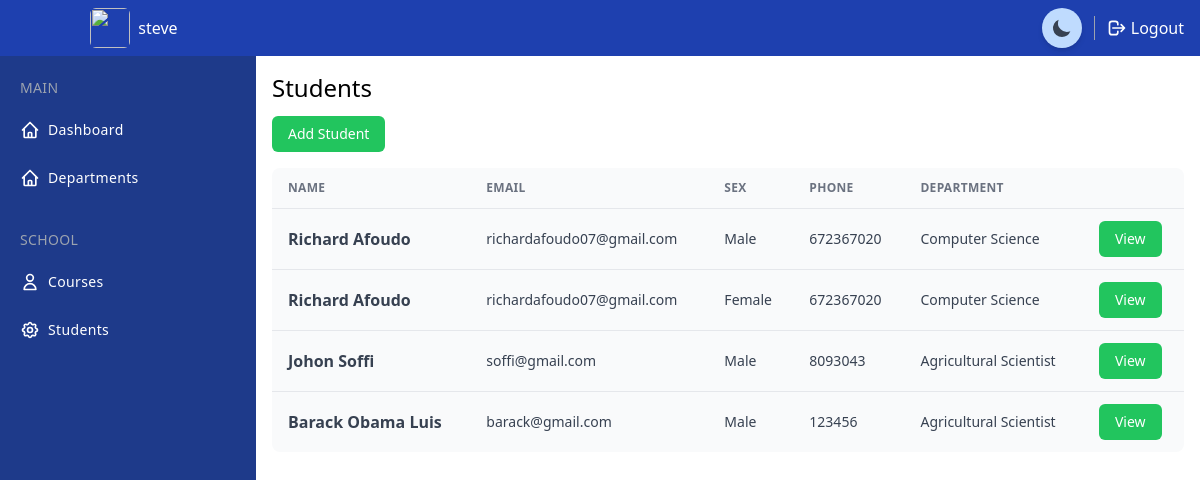
/students/ (signed in), run on an earlier commit of the app's database.
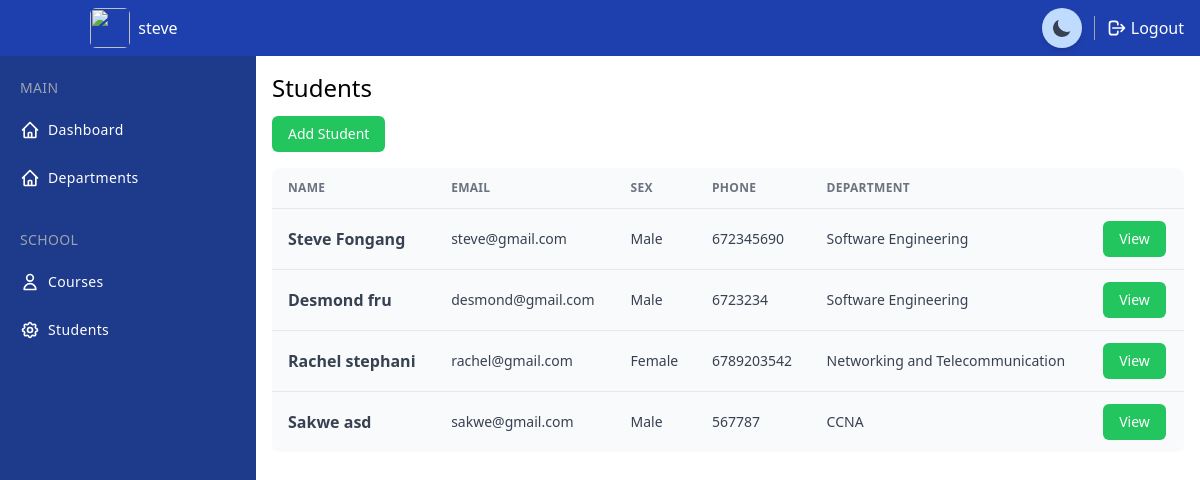
And on a later commit of the database.
### project/models.py (models this page shows, shortened)
class Student(models.Model):
    SEX = (
        ("Male", "Male"),
        ('Female', "Female"),
    )
    department = models.ForeignKey(Department, on_delete=models.SET_NULL, null=True)
    firstname = models.CharField(max_length=200)
    lastname = models.CharField(max_length=200)
    phone = models.CharField(max_length=200)
    sex = models.CharField(max_length=200, choices=SEX)
    email = models.CharField(max_length=200)
    date_created = models.DateTimeField(auto_now_add=True)
    profile_pic = models.ImageField(null=True, blank=True, upload_to='students')
    courses = models.ManyToManyField(Course)

class Department(models.Model):
    name = models.CharField(max_length=200)
    short_name = models.CharField(max_length=200, unique=True)

### project/decorators.py (the view)
        def wrapper_func(request, *args, **kwargs):
            user = None
            if request.user.is_staff:
                user = 'staff'
            else :
                user = 'student'
            print(user)
            if user in allowed_roles:
                return view_func(request,*args, **kwargs)
            else:
                return HttpResponse('You are not authorized to view this page')

### project/views.py (called while the page is built)
@login_required()
@allowed_users(allowed_roles=['staff'])
def students(request):
    students = Student.objects.all()
    context = {
        'students': students
    }
    return render(request, 'project/students.html', context)

### project/templates/project/students.html
{% extends 'project/main.html' %}
{% block content %}
<div class="h-full ml-14 mt-14 mb-10 md:ml-64">
    <div class="mt-4 mx-4">
        <h2 class="text-lg md:text-2xl font-medium">Students</h2>
        <div class="mb-3 mt-3">
            <a href="{% url 'add_student' %}" class="inline-block px-4 py-2 rounded-md bg-green-500 text-sm text-white">Add Student</a>
        </div>
    </div>
    <div class="mt-4 mx-4">
        <div class="w-full overflow-hidden rounded-lg shadow-xs">
            <div class="w-full overflow-x-auto">
                <table class="w-full">
                    <thead>
                        <tr
                            class="text-xs font-semibold tracking-wide text-left text-gray-500 uppercase border-b dark:border-gray-700 bg-gray-50 dark:text-gray-400 dark:bg-gray-800">
                            <th class="px-4 py-3">Name</th>
                            <th class="px-4 py-3">Email</th>
                            <th class="px-4 py-3">Sex</th>
                            <th class="px-4 py-3">Phone</th>
                            <th class="px-4 py-3">Department</th>
                            <th class="px-4 py-3"></th>
                        </tr>
                    </thead>
                    <tbody class="bg-white divide-y dark:divide-gray-700 dark:bg-gray-800">
                        {% for student in students %}
                            <tr
                                class="bg-gray-50 dark:bg-gray-800 hover:bg-gray-100 dark:hover:bg-gray-900 text-gray-700 dark:text-gray-400">
                                <td class="px-4 py-3 font-semibold">{{student.firstname}} {{student.lastname}}</td>
                                <td class="px-4 py-3 text-sm">{{student.email}}</td>
                                <td class="px-4 py-3 text-sm">{{student.sex}}</td>
                                <td class="px-4 py-3 text-sm">{{student.phone}}</td>
                                <td class="px-4 py-3 text-sm">{{student.department.name}}</td>
                                <td class="px-4 py-3 text-sm">
                                    <a href="{% url 'view_student' student.id %}" class="inline-block px-4 py-2 rounded-md bg-green-500 text-sm text-white">View</a>
                                </td>
                            </tr>
                        {% endfor %}
                    </tbody>
                </table>
            </div>
        </div>
    </div>
</div>
{% endblock %}

What changed in the data, as far as the page shows it:
removed Student: firstname "Richard", lastname "Afoudo", email "richardafoudo07@gmail.com", sex "Male", phone "672367020", department.name "Computer Science"
removed Student: firstname "Richard", lastname "Afoudo", email "richardafoudo07@gmail.com", sex "Female", phone "672367020", department.name "Computer Science"
removed Student: firstname "Johon", lastname "Soffi", email "soffi@gmail.com", sex "Male", phone "8093043", department.name "Agricultural Scientist"
removed Student: firstname "Barack Obama", lastname "Luis", email "barack@gmail.com", sex "Male", phone "123456", department.name "Agricultural Scientist"
added Student: firstname "Steve", lastname "Fongang", email "steve@gmail.com", sex "Male", phone "672345690", department.name "Software Engineering"
added Student: firstname "Desmond", lastname "fru", email "desmond@gmail.com", sex "Male", phone "6723234", department.name "Software Engineering"
added Student: firstname "Rachel", lastname "stephani", email "rachel@gmail.com", sex "Female", phone "6789203542", department.name "Networking and Telecommunication"
added Student: firstname "Sakwe", lastname "asd", email "sakwe@gmail.com", sex "Male", phone "567787", department.name "CCNA"
